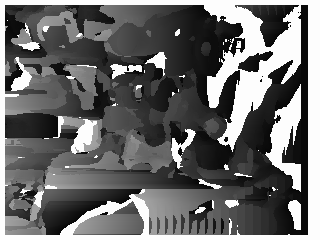
//> input picture test/cup_dispImg1.pgm, 320 x 240 px
$ ./test   (built with g++ and OpenCV 4)
//> lines starting //> are read from the running program, lines starting //| are printed output that depends on the picture; after the words box and inside, x2 and y2 are one past the last pixel; in counts of white or black regions, pixels touching at a corner belong together
#include<iostream>
#include <stdio.h>
#include <stdlib.h>
#include <opencv2\opencv.hpp>
#include <Eigen/Core>
using namespace std;
using namespace cv;
int main() {
	// [7 lines of commented-out code are left out]
	Mat image = cv::imread("cup_dispImg1.pgm", 0);
//> image is the input picture: 240 rows x 320 cols, CV_8UC1; min 8, max 253, mean 107
	cout << image.size() << endl;
//| [320 x 240]
	Rect rect(286,153,84,103);
	resize(image,image,Size(640,480));
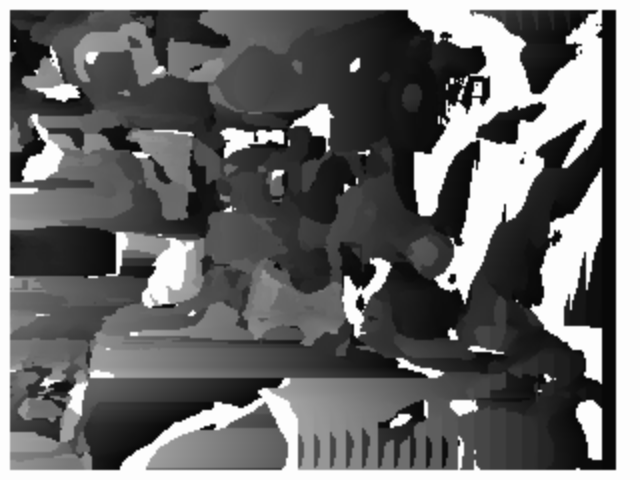
//> image: 480 rows x 640 cols, CV_8UC1; min 8, max 253, mean 107
	rectangle(image, rect, CV_RGB(0, 255, 0));
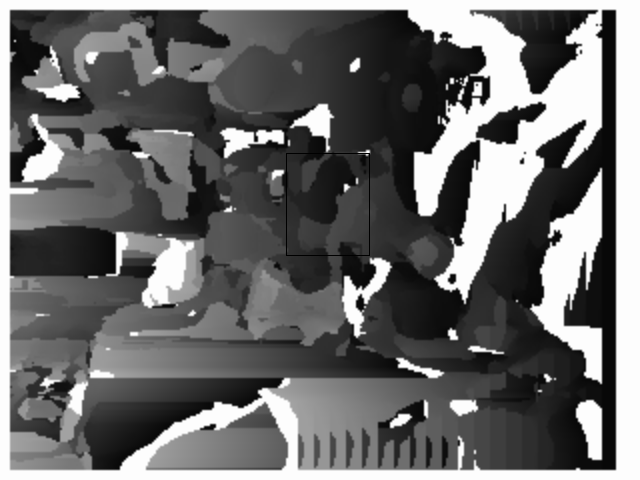
//> image: 480 rows x 640 cols, CV_8UC1; 0.12% of pixels changed, all inside (x1, y1, x2, y2) = (286, 153, 370, 256)
	namedWindow("show");
	imshow("show",image);
	waitKey();
}

$ run again, with test/cup_leftImage1.png saved as test/cup_dispImg1.pgm
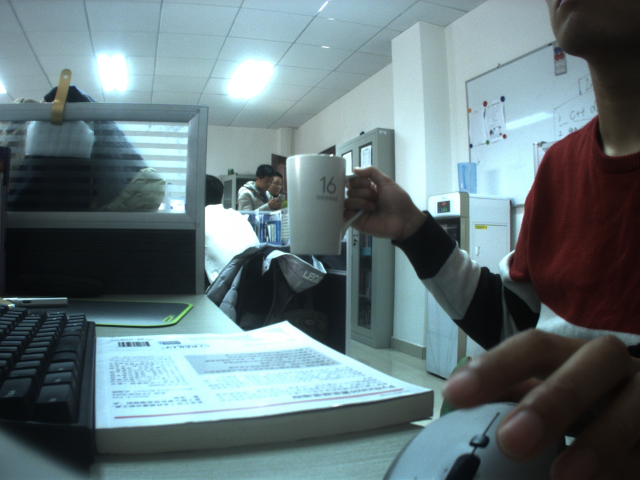
//> input picture test/cup_leftImage1.png, 1280 x 960 px (shown at 1/2 size)
//| [1280 x 960]
//> `resize(image,image,Size(640,480));`:
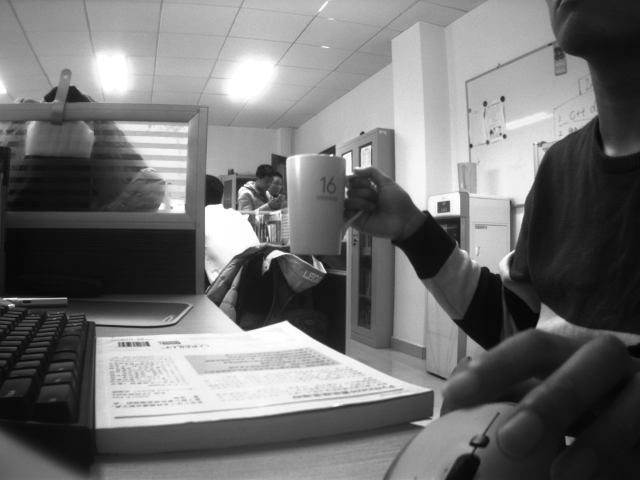
//> image: 480 rows x 640 cols, CV_8UC1; min 4, max 255, mean 113.2
//> `rectangle(image, rect, CV_RGB(0, 255, 0));`:
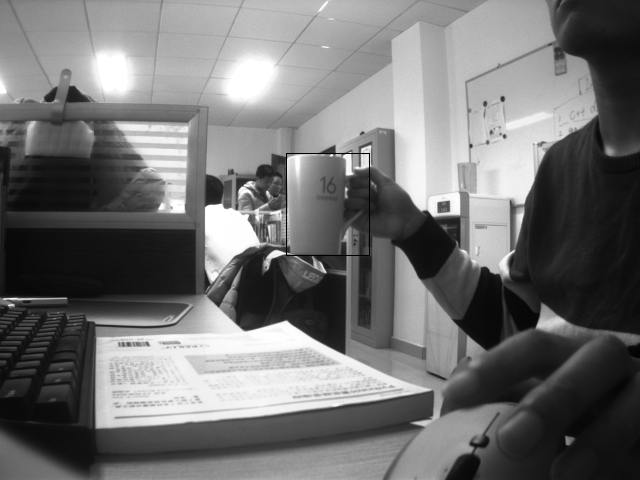
//> image: 480 rows x 640 cols, CV_8UC1; 0.12% of pixels changed, all inside (x1, y1, x2, y2) = (286, 153, 370, 256)
